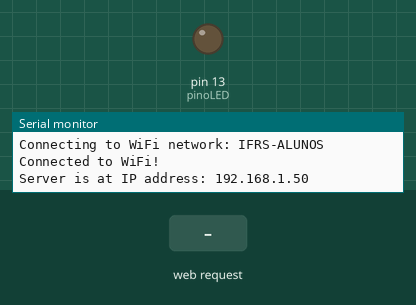
Recording of a sketch running on a simulated Arduino Mega 2560, built for the host (arithmetic inside an expression is 32-bit, double 64-bit). Shown: output pins drawn as LEDs (lit = HIGH), the last lines printed to the serial monitor. The test bench sets the inputs (shaded band). WiFi joins after 1.5 s; servers stay silent unless stated.

Above: at 2.7 s.
2.8 s: HTTP request GET /LED=ON received
At 3.9 s:
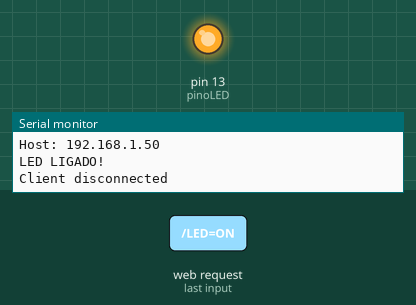
4.3 s: HTTP request GET /LED=OFF received
At 5.1 s:
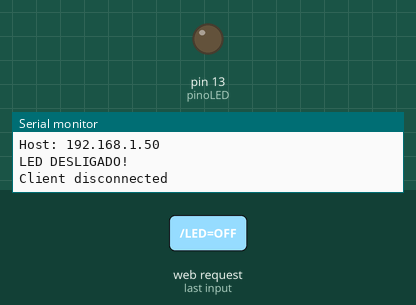
Timing chart, 0 to 7.3 s (numbered marks = the images above; inputs shaded):
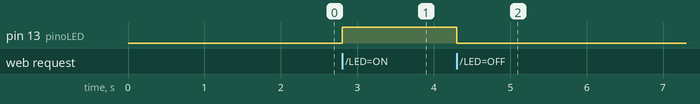

The sketch:

LEDWiFiServer.ino
```cpp
#include "WiFiEsp.h"

// Dados da rede Wi-Fi
char ssid[] = "IFRS-ALUNOS";
char pass[] = "ifrsfarroupilha";

// Criando o objeto para a criação de um Servidor Web na porta 80
WiFiEspServer server(80);

int pinoLED = 13;
int estadoLED;

void setup()
{
  Serial.begin(9600);

  // Inicializando comunicação serial com o ESP8266
  Serial1.begin(115200);
  WiFi.init(&Serial1);

  // Conectando à rede WiFi
  Serial.print("Connecting to WiFi network: ");
  Serial.println(ssid);

  while (WiFi.status() != WL_CONNECTED) {
    WiFi.begin(ssid, pass);
  }

  Serial.println("Connected to WiFi!");

  pinMode(pinoLED, OUTPUT);

  // Inicializando o servidor Web e imprimindo o IP da interface de rede
  server.begin();
  Serial.print("Server is at IP address: ");
  Serial.println(WiFi.localIP());

  estadoLED = LOW;

  digitalWrite(pinoLED, estadoLED);
}

void loop() {

  // Detectando a solicitação de conexão de um cliente
  WiFiEspClient client = server.available();

  if (client) {
    boolean currentLineIsBlank = true;
    String requisicao;

    // Leitura dos dados da requisição do cliente
    while (client.connected()) {

      if (client.available()) {
        char c = client.read();
        requisicao += c;

        if (c == '\n' && currentLineIsBlank) {
          Serial.print(requisicao);

          // Detectando o path da requisição para controlar o LED
          if (requisicao.indexOf("GET /LED=ON") != -1) {
            estadoLED = HIGH;
          }

          if (requisicao.indexOf("GET /LED=OFF") != -1) {
            estadoLED = LOW;
          }

          digitalWrite(pinoLED, estadoLED);

          if (estadoLED == HIGH) {
            Serial.println("LED LIGADO!");
          }
          else {
            Serial.println("LED DESLIGADO!");
          }

          // Envia HTML de resposta ao cliente
          enviaResposta(client);
          break;
        }

        if (c == '\n') {
          currentLineIsBlank = true;
        }
        else if (c != '\r') {
          currentLineIsBlank = false;
        }
      }
    }

    // Finalizando a conexão HTTP
    delay(1);
    client.stop();
    Serial.println("Client disconnected");
    Serial.println("");
    requisicao = "";
  }
}

// Função para enviar o HTML com links para o controle do LED
void enviaResposta(WiFiEspClient client) {

  client.println("HTTP/1.1 200 OK");
  client.println("Content-Type: text/html");
  client.println("");
  client.println("<!DOCTYPE HTML>");
  client.println("<html>");

  client.print("Led pin is now: ");

  if (estadoLED == HIGH) {
    client.print("On");
  }
  else {
    client.print("Off");
  }

  client.println("<br><br>");

  client.println("<a href=\"/LED=ON\"><button>Turn On</button></a>");
  client.println("<a href=\"/LED=OFF\"><button>Turn Off</button></a><br />");

  client.println("</html>");
}
```

Measured:
- after the input at 2.8 s, pin 13 (pinoLED): LOW → HIGH at once
- after the input at 4.3 s, pin 13 (pinoLED): HIGH → LOW at once
